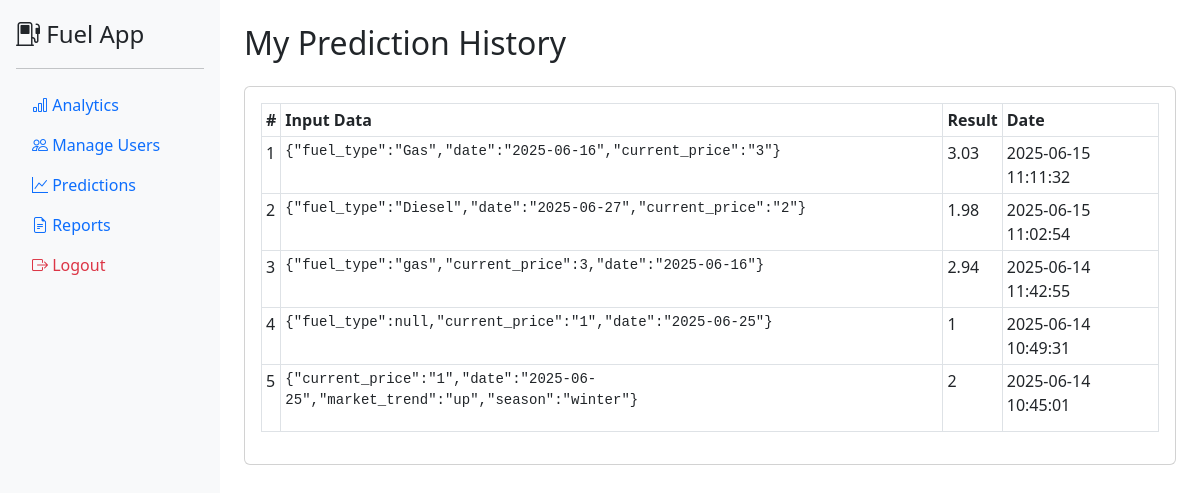
Screenshot of /user/history.php (signed in) with the database file from the repository.
### tables this page shows
CREATE TABLE `predictions` (
  `id` int(11) NOT NULL,
  `user_id` int(11) NOT NULL,
  `input_data` text DEFAULT NULL,
  `prediction_result` text DEFAULT NULL,
  `created_at` timestamp NOT NULL DEFAULT current_timestamp()
);

### user/history.php (the view, shortened to what this page needs)
<?php
include '../includes/header.php';
include '../includes/db.php';
?>
<div class="d-flex">
    <?php include '../includes/sidebar.php'; ?>
    <div class="container-fluid p-4">
        <h2>My Prediction History</h2>
        <div class="card mt-4">
            <div class="card-body">
                <div class="table-responsive">
                    <table class="table table-bordered table-sm">
                        <thead>
                            <tr>
                                <th>#</th>
                                <th>Input Data</th>
                                <th>Result</th>
                                <th>Date</th>
                            </tr>
                        </thead>
                        <tbody>
                        <?php
                        $user_id = $_SESSION['user_id'];
                        $stmt = $pdo->prepare('SELECT * FROM predictions WHERE user_id = ? ORDER BY created_at DESC');
                        $stmt->execute([$user_id]);
                        $rows = $stmt->fetchAll();
                        $i = 1;
                        foreach ($rows as $row) {
                            $input = htmlspecialchars($row['input_data']);
                            $result = htmlspecialchars($row['prediction_result']);
                            $date = htmlspecialchars($row['created_at']);
                            echo "<tr><td>$i</td><td><pre style='white-space:pre-wrap;'>$input</pre></td><td>$result</td><td>$date</td></tr>";
                            $i++;
                        }
                        ?>
                        </tbody>
                    </table>
                </div>
            </div>
        </div>
    </div>
</div>
<?php include '../includes/footer.php'; ?>

### rows the page displays
predictions: input_data "{\"fuel_type\":\"Gas\",\"date\":\"2025-06-16\",\"current_price\":\"3\"}", prediction_result "3.03", created_at "2025-06-15 11:11:32"
predictions: input_data "{\"fuel_type\":\"Diesel\",\"date\":\"2025-06-27\",\"current_price\":\"2\"}", prediction_result "1.98", created_at "2025-06-15 11:02:54"
predictions: input_data "{\"fuel_type\":\"gas\",\"current_price\":3,\"date\":\"2025-06-16\"}", prediction_result "2.94", created_at "2025-06-14 11:42:55"
predictions: input_data "{\"fuel_type\":null,\"current_price\":\"1\",\"date\":\"2025-06-25\"}", prediction_result "1", created_at "2025-06-14 10:49:31"
predictions: input_data "{\"current_price\":\"1\",\"date\":\"2025-06-25\",\"market_trend\":\"up\",\"season\":\"winter\"}", prediction_result "2", created_at "2025-06-14 10:45:01"
